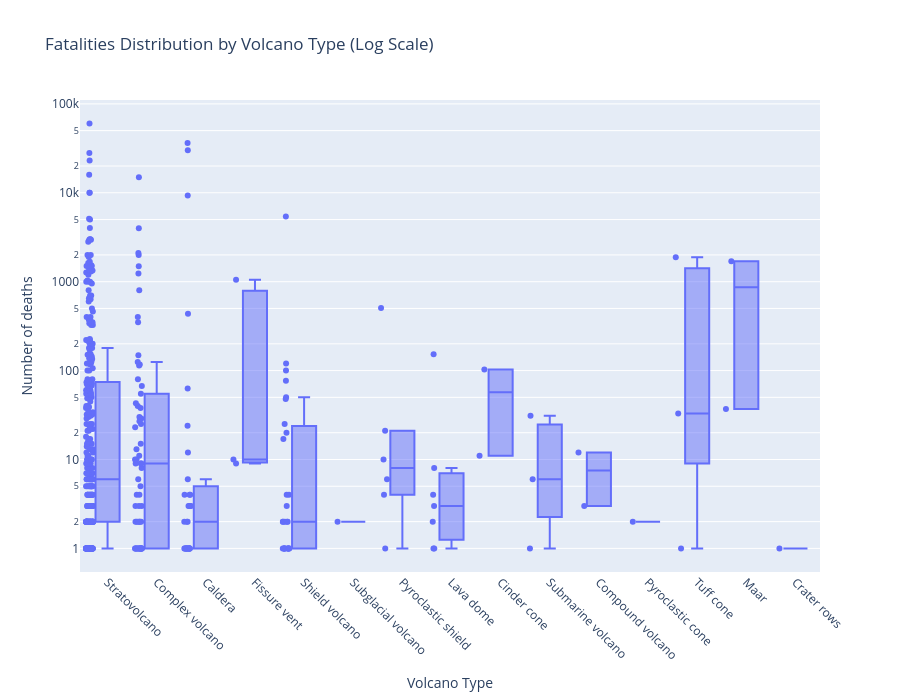

Here is the notebook cell this chart was saved with:
### Markdown cell above
Répartition des morts PAR TYPE D’ÉRUPTION

### Code cell
import plotly.express as px

def render_death_boxplot_by_type(df):
    """
    Generates a comparative boxplot analysis to examine mortality distributions 
    across different geological classifications of volcanoes.
    """
    
    # 1. Data Cleaning & Cohort Selection:
    # Filter for lethal events only (>0 deaths) to focus on severity analysis.
    df_nonzero = df[df['Total Deaths'] > 0]
    
    # Remove records with missing classification data ('Type') to ensure 
    # the integrity of the categorical grouping.
    df_nonzero = df_nonzero[df_nonzero['Type'].notna()]

    # 2. Comparative Visualization:
    # Initialize a boxplot to contrast statistical distributions (median, IQR)
    # between different volcano types (e.g., Stratovolcano, Shield, etc.).
    fig = px.box(
        df_nonzero,
        x='Type',           # Categorical independent variable
        y='Total Deaths',   # Numerical dependent variable
        
        # Display underlying data points to reveal density and cluster patterns
        # within each category.
        points='all',       
        
        title='Fatalities Distribution by Volcano Type (Log Scale)',
        labels={'Total Deaths': 'Number of deaths', 'Type': 'Volcano Type'},
        
        # 3. Scaling:
        # Apply logarithmic scale to handle the extreme right-skewness of casualty data
        # (orders of magnitude difference between events).
        log_y=True
    )

    fig.update_layout(height=700)

    # 4. Readability Optimization:
    # Rotate x-axis labels by 45 degrees to prevent text overlapping, 
    # which is common with long categorical names.
    fig.update_xaxes(tickangle=45)

    return fig

fig = render_death_boxplot_by_type(df)
fig.show()

### Figure 1 — Plotly figure (JSON) as saved in the notebook; plotly's stock layout.template omitted (floating-point values rounded to 4 significant figures; data arrays with more than 128 entries replaced by an {"elided": "..."} marker saying what was removed)
{"data": [{"alignmentgroup": "True", "boxpoints": "all", "hovertemplate": "Volcano Type=%{x}<br>Number of deaths=%{y}<extra></extra>", "legendgroup": "", "marker": {"color": "#636efa"}, "name": "", "notched": false, "offsetgroup": "", "orientation": "v", "showlegend": false, "type": "box", "x": {"elided": "465 str values"}, "x0": " ", "xaxis": "x", "y": {"elided": "465 float values"}, "y0": " ", "yaxis": "y"}], "layout": {"boxmode": "group", "height": 700, "legend": {"tracegroupgap": 0}, "title": {"text": "Fatalities Distribution by Volcano Type (Log Scale)"}, "xaxis": {"anchor": "y", "domain": [0, 1], "tickangle": 45, "title": {"text": "Volcano Type"}}, "yaxis": {"anchor": "x", "domain": [0, 1], "title": {"text": "Number of deaths"}, "type": "log"}}}
